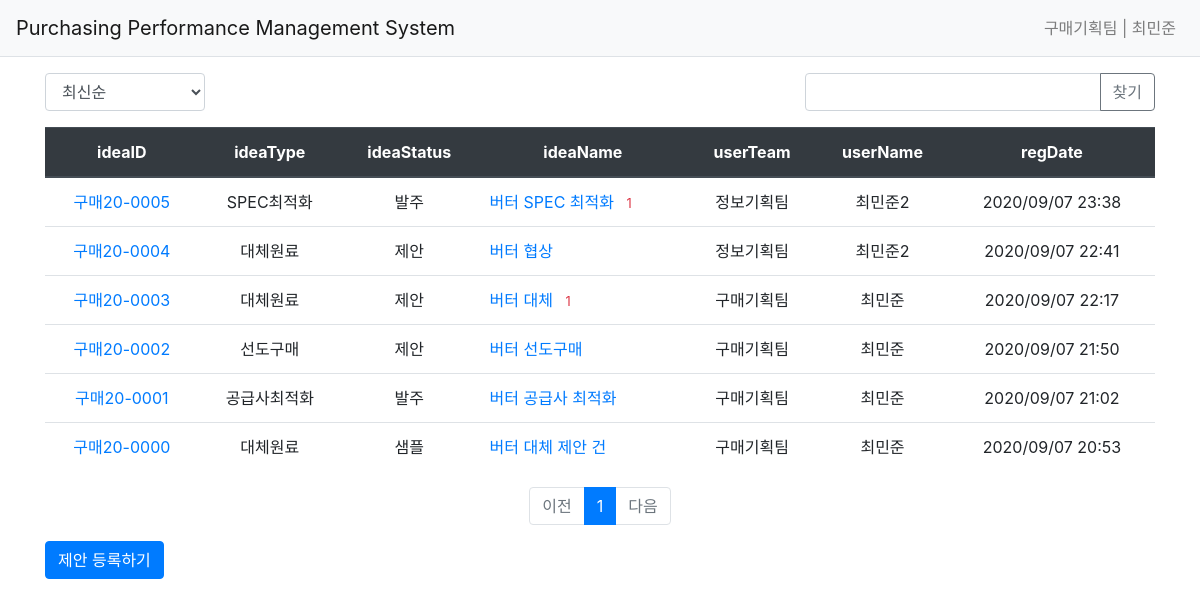
Page /idea/list/ (signed in) on the committed database.
### pybo/models.py (models this page shows)
class User(db.Model):
    id = db.Column(db.Integer, primary_key=True)
    username = db.Column(db.String(150), unique=False, nullable=False)
    password = db.Column(db.String(200), nullable=False)
    email = db.Column(db.String(120), unique=True, nullable=False)
    userid = db.Column(db.String(150), unique=True, nullable=False)
    userteam = db.Column(db.String(30), nullable=False)

class Idea(db.Model):
    id = db.Column(db.Integer, primary_key=True)
    ideaNum = db.Column(db.String(30), unique=True, nullable=False) #new
    ideaType = db.Column(db.String(50), nullable=False) #new
    companyID = db.Column(db.String(10), nullable=False)
    companyName = db.Column(db.String(50), db.ForeignKey('company.companyName', ondelete='CASCADE'), nullable=False)
    company = db.relationship('Company')
    prodID = db.Column(db.String(30), nullable=False) #name change/ prod_ID to prodID
    prodName = db.Column(db.String(100), db.ForeignKey('product.prodName'))
    prod = db.relationship('Product')
    ideaTitle = db.Column(db.String(200), nullable=False) #name change / subject to ideaTitle
    ideaStatus = db.Column(db.String(30), nullable=True) # new
    effectBegin = db.Column(db.DateTime(), nullable=True) # new
    effectEnd = db.Column(db.DateTime(), nullable=True) # new
    priceBefore = db.Column(db.Float(), nullable=True) #new
    priceAfter = db.Column(db.Float(), nullable=True) #new
    estSavings = db.Column(db.Float(), nullable=True) #new
    content = db.Column(db.Text(), nullable=False)
    regDate = db.Column(db.DateTime(), nullable=False)
    userid = db.Column(db.String(150), nullable=False)
    userName = db.Column(db.Integer, db.ForeignKey('user.username', ondelete='CASCADE'), nullable=False)
    user = db.relationship('User', backref=db.backref('idea_set'))
    editDate = db.Column(db.DateTime(), nullable=True)
    voter = db.relationship('User', secondary=idea_voter, backref=db.backref('idea_voter_set'))

### pybo/views/idea_views.py (the view, shortened to what this page needs)
@bp.route('/list/')
def _list():
    page = request.args.get('page', type=int, default=1)
    kw = request.args.get('kw', type=str, default='')
    so = request.args.get('so', type=str, default='recent')
    if so == 'recommend':
        sub_query = db.session.query(idea_voter.c.idea_id, func.count('*').label('num_voter')) \
            .group_by(idea_voter.c.idea_id).subquery()
        idea_list = Idea.query \
            .outerjoin(sub_query, Idea.id == sub_query.c.idea_id) \
            .order_by(_nullslast(sub_query.c.num_voter.desc()), Idea.regDate.desc())
    elif so == 'popular':
        sub_query = db.session.query(Feedback.idea_id, func.count('*').label('num_feedback')) \
            .group_by(Feedback.idea_id).subquery()
        idea_list = Idea.query \
            .outerjoin(sub_query, Idea.id == sub_query.c.idea_id) \
            .order_by(_nullslast(sub_query.c.num_feedback.desc()), Idea.regDate.desc())
    else:  # recent
        idea_list = Idea.query.order_by(Idea.regDate.desc())
    idea_list = idea_list.paginate(page, per_page=10)
    return render_template('idea/idea_list.html', idea_list=idea_list, page=page, kw=kw, so=so)

### pybo/filter.py (called while the page is built)
def format_datetime(value, fmt='%Y/%m/%d %H:%M'):
    return value.strftime(fmt)

### pybo/views/auth_views.py (called while the page is built)
@bp.before_app_request
def load_logged_in_user():
    userid = session.get('userid')
    if userid is None:
        g.user = None
    else:
        g.user = User.query.get(userid)

### pybo/templates/idea/idea_list.html (shortened to what this page needs)
{% extends 'base.html' %}
{% block content %}
<div class="container my-3">
    <div class="row justify-content-between my-3">
        <div class="col-2">
            <select class="form-control so">
                <option value="recent" {% if so=='recent' %}selected{% endif %}>최신순</option>
            </select>
        </div>
        <div class="col-4 input-group">
            <input type="text" class="form-control kw" value="{{ kw or '' }}">
            <div class="input-group-append">
                <button class="btn btn-outline-secondary" type="button" id="btn_search">찾기</button>
            </div>
        </div>
    </div>
    <table class="table">
        <thead>
        <tr class="text-center thead-dark">
            <th>ideaID</th>
            <th>ideaType</th>
            <th>ideaStatus</th>
            <th>ideaName</th>
            <th>userTeam</th>
            <th>userName</th>
            <th>regDate</th>
        </tr>
        </thead>
        <tbody>
        {% if idea_list %}
        {% for idea in idea_list.items %}
        <tr class="text-center">
            <td>
                <a href="{{ url_for('idea.detail', idea_id=idea.id) }}">{{ idea.ideaNum }}</a>
            </td>
            <td>{{ idea.ideaType }}</td>
            <td>{{ idea.ideaStatus }}</td>
            <td class="text-left">
                <a href="{{ url_for('idea.detail', idea_id=idea.id) }}">{{ idea.ideaTitle }}</a>
                {% if idea.feedback_set|length > 0 %}
                <span class="text-danger small ml-2">{{ idea.feedback_set|length }}</span>
                {% endif %}
            </td>
            <td>{{ idea.user.userteam }}</td>
            <td>{{ idea.user.username }}</td>
            <td>{{ idea.regDate|datetime }}</td>
        </tr>
        {% endfor %}
        {% else %}
        <tr>
            <td colspan="3">질문이 없습니다.</td>
        </tr>
        {% endif %}
        </tbody>
    </table>
    <ul class="pagination justify-content-center">
        {% if idea_list.has_prev %}
        <li class="page-item">
            <a class="page-link" data-page="{{ idea_list.prev_num }}" href="#">이전</a>
        </li>
        {% else %}
        <li class="page-item disabled">
            <a class="page-link" tabindex="-1" aria-disabled="true" href="#">이전</a>
        </li>
        {% endif %}
        {% for page_num in idea_list.iter_pages() %}
            {% if page_num %}
                {% if page_num != idea_list.page %}
                <li class="page-item">
                    <a class="page-link" data-page="{{ page_num }}" href="#">{{ page_num }}</a>
                </li>
                {% else %}
                <li class="page-item active" aria-current="page">
                    <a class="page-link" href="#">{{ page_num }}</a>
                </li>
                {% endif %}
           {% else %}
                <li class="disabled">
                    <a class="page-link" href="#">...</a>
                </li>
           {% endif %}
        {% endfor %}
        {% if idea_list.has_next %}
        <li class="page-item">
            <a class="page-link" data-page="{{ idea_list.next_num }}" href="#">다음</a>
        </li>
        {% else %}
        <li class="page-item disabled">
            <a class="page-link" tabindex="-1" aria-disabled="true" href="#">다음</a>
        </li>
        {% endif %}
    </ul>
    <a href="{{ url_for('idea.create') }}" class="btn btn-primary">제안 등록하기</a>
</div>
{% endblock %}

### pybo/templates/navbar.html (shortened to what this page needs)
<nav class="navbar navbar-expand-lg navbar-light bg-light border-bottom">
    <a class="navbar-brand" href="{{ url_for('main.index') }}">Purchasing Performance Management System</a>
    <div class="collapse navbar-collapse flex-grow-0 ml-auto" id="navbarNav">
        {% if g.user %}
        <ul class="navbar-nav">
            <li class="nav-item ">
                <a class="nav-link" href="{{ url_for('auth.logout') }}">{{ g.user.userteam }} | {{ g.user.username }}</a>
            </li>
        </ul>
        {% endif %}
    </div>
</nav>

### rows in the picture
User: user.userteam "구매기획팀", user.username "최민준"
Idea: ideaNum "구매20-0005", ideaType "SPEC최적화", ideaStatus "발주", ideaTitle "버터 SPEC 최적화", feedback_set|length "1", user.userteam "정보기획팀", user.username "최민준2", regDate "2020/09/07 23:38"
Idea: ideaNum "구매20-0004", ideaType "대체원료", ideaStatus "제안", ideaTitle "버터 협상", user.userteam "정보기획팀", user.username "최민준2", regDate "2020/09/07 22:41"
Idea: ideaNum "구매20-0003", ideaType "대체원료", ideaStatus "제안", ideaTitle "버터 대체", feedback_set|length "1", user.userteam "구매기획팀", user.username "최민준", regDate "2020/09/07 22:17"
Idea: ideaNum "구매20-0002", ideaType "선도구매", ideaStatus "제안", ideaTitle "버터 선도구매", user.userteam "구매기획팀", user.username "최민준", regDate "2020/09/07 21:50"
Idea: ideaNum "구매20-0001", ideaType "공급사최적화", ideaStatus "발주", ideaTitle "버터 공급사 최적화", user.userteam "구매기획팀", user.username "최민준", regDate "2020/09/07 21:02"
Idea: ideaNum "구매20-0000", ideaType "대체원료", ideaStatus "샘플", ideaTitle "버터 대체 제안 건", user.userteam "구매기획팀", user.username "최민준", regDate "2020/09/07 20:53"

### other values in the picture
{{ page_num }} "1"
